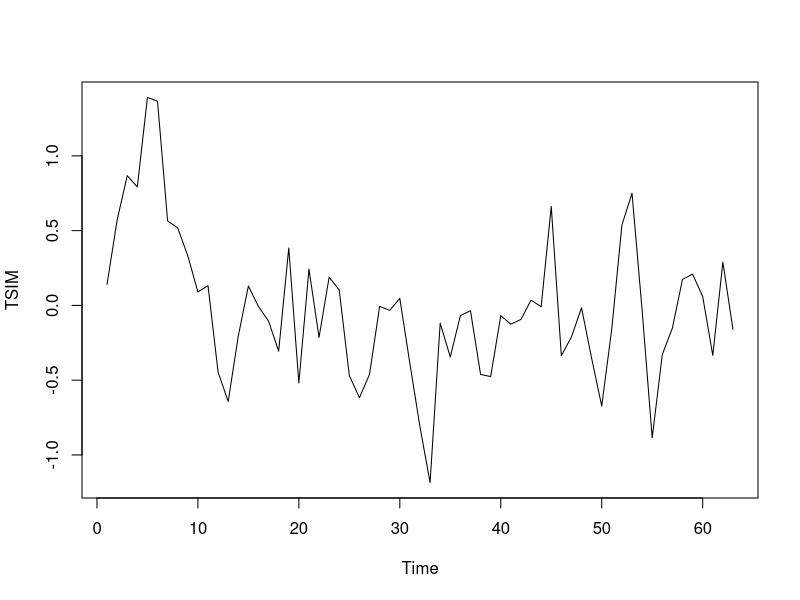
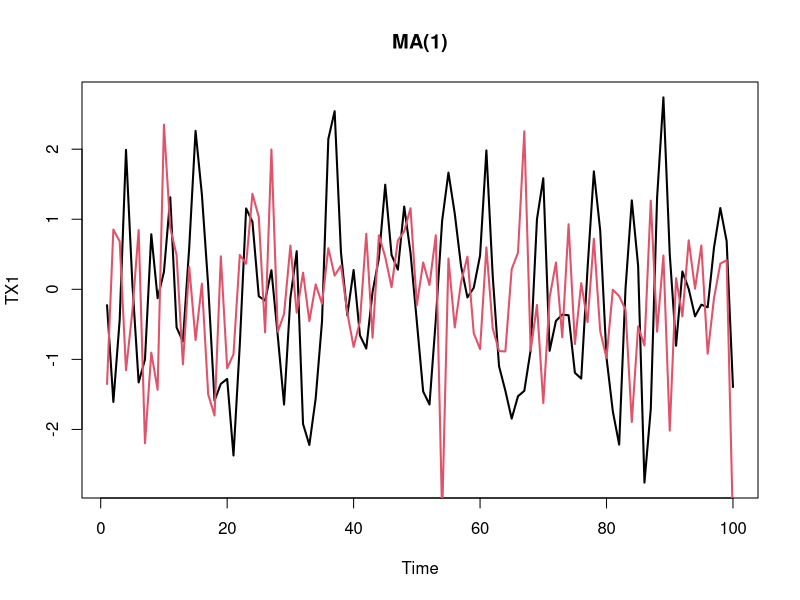

Write the R code that produced these figures, in order. (Note: this script raises an error after producing the figures.)
##### simulation of a time series by arima.sim ######
#help(arima.sim)
require(graphics)

TSIM<-arima.sim(n = 63, list(ar = c(0.8897, -0.4858), ma = c(-0.2279, 0.2488)),
          sd = sqrt(0.1796))
plot(TSIM)
TX1<-arima.sim(n=100, list(ma=c(0.8)))
plot(TX1,lwd=2, main="MA(1)")
###### simulate different MA(1) #####
TX2<-arima.sim(n=100, list(ma=c(0.01)))
lines(TX2, col=2,lwd=2)
legend(locator(n=1),legend=c("theta=0.8","theta=0.01"),col=1:2,lty=1,lwd=2)
######## Estimation  ##################
help(arima)
arima(TX1,c(0,0,1))
arima(TX1,c(0,0,1),include.mean=F)
arima(TX2,c(0,0,1),include.mean=F)
arima(TSIM,c(2,0,2),include.mean=F)
E1<-arima(TSIM,c(2,0,2),include.mean=F)
str(E1)
E2<-arima(TSIM,c(2,0,2),include.mean=F,method="CSS")
E3<-arima(TSIM,c(2,0,2),include.mean=F,method="ML")
E4<-arima(TSIM,c(2,0,2),include.mean=F,method="CSS-ML")
E2$coef
E3$coef
E4$coef
###################### prediction ######################

help(predict)
predict(arima(TX1, order = c(0,0,1)), n.ahead = 2)
predict(arima(TX1, order = c(0,0,1)), n.ahead = 10)
################################
TX4<-arima.sim(n=100, list(ma=c(0.01),ar=c(0.1)))
plot(TX4)
predict(arima(TX4, order = c(1,0,1)), n.ahead = 10)

###################
### data USAccDeaths #####
data(USAccDeaths)
help(USAccDeaths)
str(USAccDeaths)
plot(USAccDeaths)
### remind! ####
dea<-as.numeric(USAccDeaths)
t<-1:72
plot(t,dea)
lines(t,dea)
### harmonic regression, Figure 1-11 ####
x1<-cos(6*2*pi/72*t)
x2<-sin(6*2*pi/72*t)
x3<-cos(12*2*pi/72*t)
x4<-sin(12*2*pi/72*t)
M3<-lm(dea~x1+x2+x3+x4)
#str(M3)
#summary(M3)
M3$fitted
x11()
plot.ts(dea)
lines(t,M3$fitted,"l",lwd=2,col=2 )
points(t,dea)## Figure 1-11 ###
rest1<-dea-M3$fitted
plot.ts(rest1)
acf(rest1)
pacf(rest1)
#spec.pgram(rest1,span=c(5,5))(later Chapter 4 needed)
#cpgram(rest1)
A1<-arima(rest1,c(0,0,5),include.mean=F)
A2<-arima(rest1,c(2,0,0),include.mean=F)
A2
A1
str(A1)
A1$aic

AA<-arima(rest1,c(0,0,3))
AA$aic

### Compare different models #####
AA<-rep(0,10)
for (i in 1:10){AA[i]<-arima(rest1,c(0,0,i),include.mean=F)$aic}
plot(1:10,AA,col=2,"h",lwd=5,main="Comparing different MA models",ylab="AIC",xlab="order")
######
#### Diagnostic checking
str(A1)
A1$residuals
plot.ts(A1$residuals)
acf(A1$residuals)
cpgram(A1$residuals)
ks.test(A1$residuals,punif)
acf(A2$residuals)
cpgram(A2$residuals)
ks.test(A2$residuals,punif)
A3<-arima(rest1,c(0,0,6),include.mean=F)
A3
### Lake Huron ######## 
data(LakeHuron)
help(LakeHuron)
plot(LakeHuron)
str(LakeHuron)
y<-LakeHuron
year<-seq(1875,1972,1)
length(year)
length(y)
plot(year,y,"p",lwd=3, main="Lake Huron")
M1<-lm(y~year)
summary(M1)
abline(M1,col=2,lwd=2)
lines(year,y)#### Figure 1-9 ####
y2<-M1$resid
plot(year,y2,"p",lwd=3,main="Lake Huron - mean corrected")### Figure 1-10 ###
lines(year,y2)
acf(y2)
pacf(y2)
### fit a AR(2) model ####
arima(y2,c(2,0,0),include.mean=F)### compare Example 5.14, there Yule Walker is used
arima(y2,c(2,0,0),include.mean=F,method="CSS")
arima(y2,c(2,0,0),include.mean=F,method="ML")
arima(y2,c(2,0,0),include.mean=F,method="CSS-ML")
### fit ARMA(1,1)##
M3<-arima(y2,c(1,0,1),include.mean=F,method="ML")
M3
str(M3)
cpgram(M3$resid)
acf(M3$resid)

M4<-arima(y2,c(2,0,0),include.mean=F,method="ML")
cpgram(M4$resid)
acf(M4$resid)
M3$aic
M4$aic
M5<-arima(y2,c(1,0,0),include.mean=F,method="ML")
M5$aic
cpgram(M5$resid)









